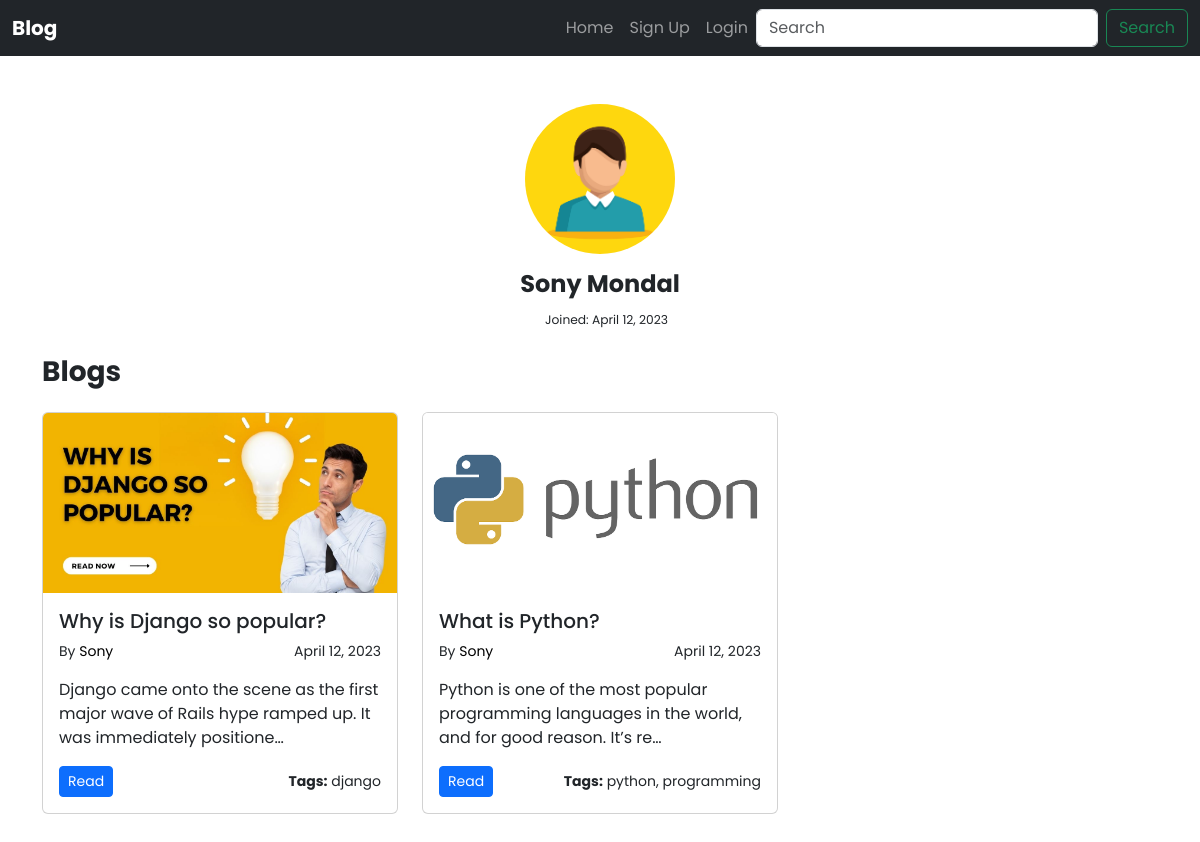
Screenshot of /author/sony with the database file from the repository.
### app/models.py (models this page shows, shortened)
class Blog(models.Model):
    title = models.CharField(max_length=100)
    user = models.ForeignKey(User, on_delete=models.CASCADE)
    time = models.DateTimeField(auto_now_add=True)
    tags = models.CharField(max_length=100)
    content = RichTextField()
    slug = AutoSlugField(populate_from='title', editable=True, always_update=True)
    image = models.ImageField(upload_to='images/', null=True, blank=True)
    class Meta:
        ordering = ['-time']

### app/views.py (the view)
# urls.py: path('author/<str:username>', views.authors, name='author'),
def authors(request, username):
    user = get_object_or_404(User, username=username)
    blogs = Blog.objects.filter(user=user)
    return render(request, 'app/authors.html', {'user':user,'blogs':blogs})

### app/templates/app/authors.html (shortened to what this page needs)
{% extends 'app/base.html' %}
{% load static %}
{% block content %}
<div class="row">
    <div class="text-center mb-4">
        <img src="{% static 'img/profile.jpg' %}" class="rounded-circle mb-3" id="profile-photo" alt="Author profile photo" style="width: 150px; height: 150px;">
        <h4 class="fw-bold">{{ user.first_name | capfirst }} {{ user.last_name | capfirst }} </h4>
        <small>
            <small>&nbsp; &nbsp; Joined: {{ user.date_joined | date:"F j, Y" }}</small>
        </small>
    </div>
    <div class="mb-3">
        <h3 class="fw-bold">
            Blogs
        </h3>
    </div>
    {% for blog in blogs %}
        <div class="col-lg-4 col-md-6 mb-4">
            <div class="card">
                <div class="bg-image hover-overlay ripple" data-mdb-ripple-color="light">
                    <img src="{{ blog.image.url }}" class="card-img-top" style="width: 100%; height: 15vw; object-fit: cover;">
                </div>
                <div class="card-body">
                    <h5 class="card-title">{{ blog.title }}</h5>
                    <div class="d-flex justify-content-between mb-2">
                        <small>
                            By
                            <a href="{% url 'author' blog.user %}" class="text-decoration-none text-black">
                                {{ blog.user | capfirst }}
                            </a>
                        </small>
                        <small>{{ blog.time | date:"F j, Y" }}</small>
                    </div>
                    <p class="card-text">
                        {{ blog.content | truncatechars:108 | safe  }}
                    </p>
                    <div class="d-flex justify-content-between align-items-center">
                        <a href="{% url 'blog' slug=blog.slug %}" class="btn btn-primary btn-sm">Read</a>
                        <small><strong>Tags:</strong> {{ blog.tags | truncatewords:2 }}</small>
                    </div>
                </div>
            </div>
        </div>
    {% endfor %}
</div>
{% endblock content %}

### app/static/css/style.css (style rules this page uses)
* { font-family: 'Poppins', sans-serif; }

### rows the page displays
Blog: image (picture), title "Why is Django so popular?", user "Sony", time "April 12, 2023", content "Django came onto the scene as the first major wave of Rails hype ramped up. It was immediately positione…", tags "django"
Blog: image (picture), title "What is Python?", user "Sony", time "April 12, 2023", content "Python is one of the most popular programming languages in the world, and for good reason. It’s re…", tags "python, programming"

### other values shown
{{ user.first_name | capfirst }} "Sony"
{{ user.last_name | capfirst }} "Mondal"
{{ user.date_joined | date:"F j, Y" }} "April 12, 2023"
